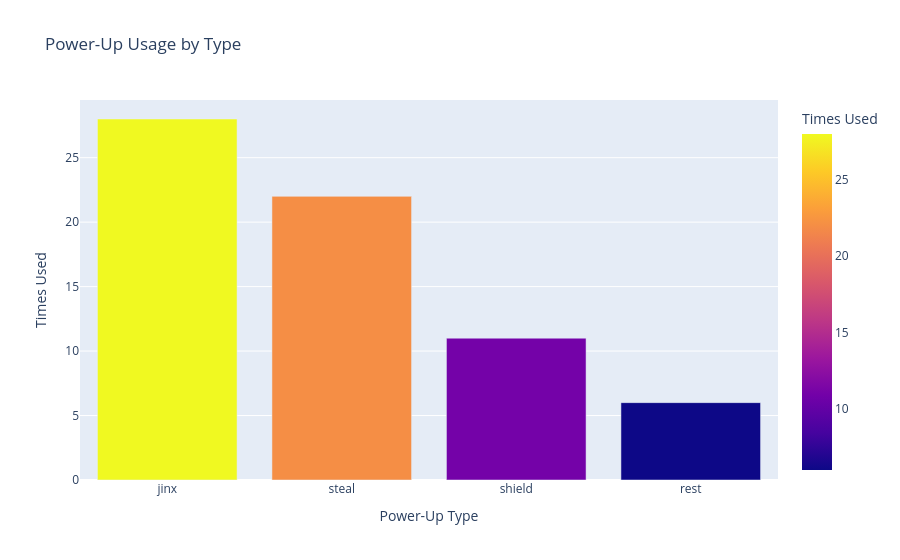
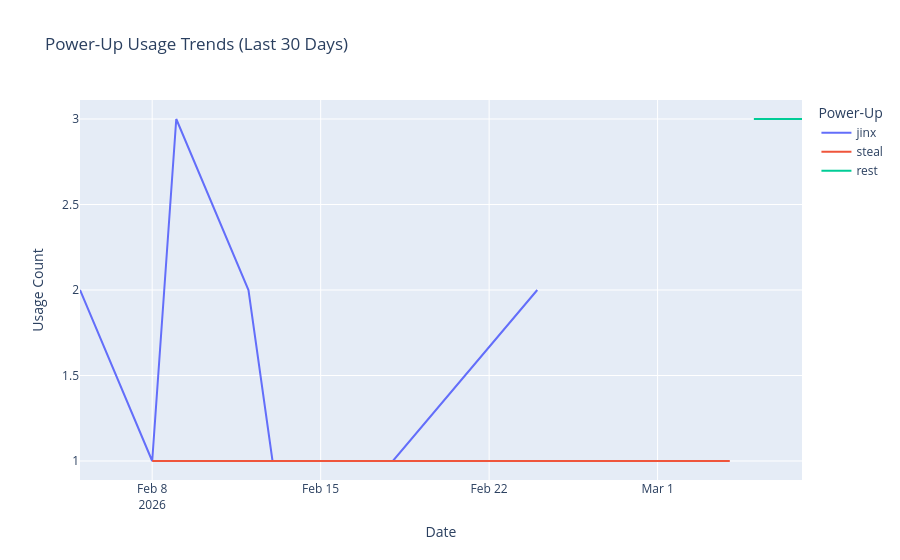
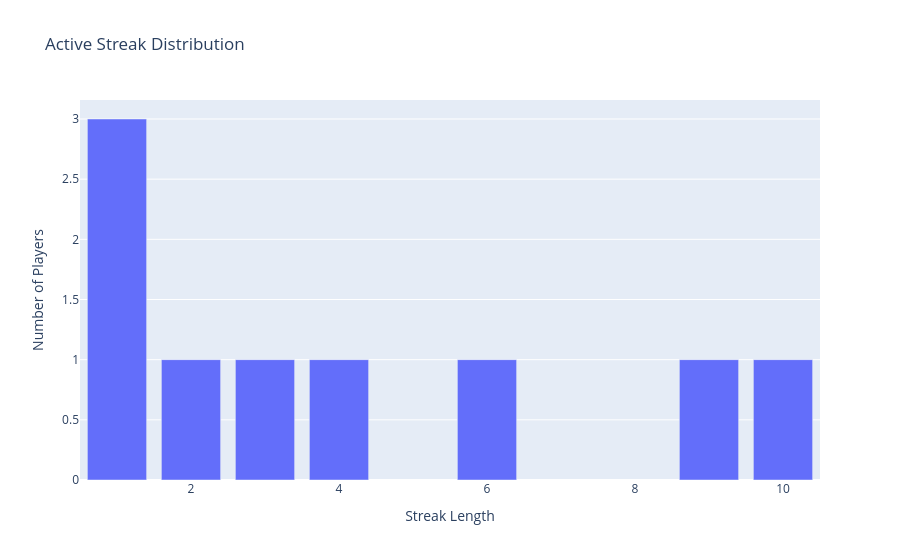

Here is the notebook cell these charts were saved with, in order:
### Markdown cell above
## 4. Power-Up Usage & Effectiveness

Analysis of power-up mechanics, including usage patterns and streak performance.

### Code cell
if "conn" in locals() and conn:
    # Power-up usage by type
    query = """
    SELECT
        powerup_type,
        COUNT(*) as usage_count,
        COUNT(DISTINCT user_id) as unique_users
    FROM powerup_usage
    GROUP BY powerup_type
    ORDER BY usage_count DESC;
    """
    df_powerups = pd.read_sql_query(query, conn)

    if not df_powerups.empty:
        print("⚡ Power-Up Usage Statistics:")
        print(df_powerups.to_string(index=False))

        # Visualize power-up usage
        fig = px.bar(
            df_powerups,
            x="powerup_type",
            y="usage_count",
            title="Power-Up Usage by Type",
            labels={"powerup_type": "Power-Up Type", "usage_count": "Times Used"},
            color="usage_count",
            color_continuous_scale="Plasma",
        )
        fig.show()

        # Power-up usage over time
        query = """
        SELECT
            DATE(used_at) as date,
            powerup_type,
            COUNT(*) as count
        FROM powerup_usage
        WHERE used_at >= DATE('now', '-30 days')
        GROUP BY DATE(used_at), powerup_type
        ORDER BY date;
        """
        df_powerup_trends = pd.read_sql_query(query, conn)
        if not df_powerup_trends.empty:
            df_powerup_trends["date"] = pd.to_datetime(df_powerup_trends["date"])
            fig = px.line(
                df_powerup_trends,
                x="date",
                y="count",
                color="powerup_type",
                title="Power-Up Usage Trends (Last 30 Days)",
                labels={
                    "count": "Usage Count",
                    "date": "Date",
                    "powerup_type": "Power-Up",
                },
            )
            fig.show()

        # Top power-up users
        query = """
        SELECT
            p.name,
            pu.powerup_type,
            COUNT(*) as times_used
        FROM powerup_usage pu
        JOIN players p ON pu.user_id = p.id
        GROUP BY pu.user_id, p.name, pu.powerup_type
        ORDER BY times_used DESC
        LIMIT 10;
        """
        df_top_users = pd.read_sql_query(query, conn)
        print("\n🎯 Top Power-Up Users:")
        print(df_top_users.to_string(index=False))
    else:
        print("No power-up usage data found.")

    # Streak Analysis
    print("\n\n🔥 Answer Streak Analysis:")
    query = """
    SELECT
        p.name,
        p.answer_streak as current_streak,
        p.score
    FROM players p
    WHERE p.answer_streak > 0
    ORDER BY p.answer_streak DESC
    LIMIT 10;
    """
    df_streaks = pd.read_sql_query(query, conn)
    if not df_streaks.empty:
        print("Top Current Streaks:")
        print(df_streaks.to_string(index=False))

        # Streak distribution
        query = """
        SELECT
            answer_streak,
            COUNT(*) as player_count
        FROM players
        WHERE answer_streak > 0
        GROUP BY answer_streak
        ORDER BY answer_streak;
        """
        df_streak_dist = pd.read_sql_query(query, conn)
        fig = px.bar(
            df_streak_dist,
            x="answer_streak",
            y="player_count",
            title="Active Streak Distribution",
            labels={
                "answer_streak": "Streak Length",
                "player_count": "Number of Players",
            },
        )
        fig.show()
    else:
        print("No active streaks found.")

    # Shield usage
    query = """
    SELECT
        COUNT(*) as total_shields_active
    FROM players
    WHERE active_shield = 1;
    """
    df_shields = pd.read_sql_query(query, conn)
    print(
        f"\n🛡️ Currently active shields: {df_shields.iloc[0]['total_shields_active']}"
    )

### Figure 1 — Plotly figure (JSON) as saved in the notebook; plotly's stock layout.template omitted (floating-point values rounded to 4 significant figures)
{"data": [{"hovertemplate": "Power-Up Type=%{x}<br>Times Used=%{marker.color}<extra></extra>", "legendgroup": "", "marker": {"color": [28, 22, 11, 6], "coloraxis": "coloraxis", "pattern": {"shape": ""}}, "name": "", "orientation": "v", "showlegend": false, "textposition": "auto", "type": "bar", "x": ["jinx", "steal", "shield", "rest"], "xaxis": "x", "y": [28, 22, 11, 6], "yaxis": "y"}], "layout": {"barmode": "relative", "coloraxis": {"colorbar": {"title": {"text": "Times Used"}}, "colorscale": [[0, "#0d0887"], [0.1111, "#46039f"], [0.2222, "#7201a8"], [0.3333, "#9c179e"], [0.4444, "#bd3786"], [0.5556, "#d8576b"], [0.6667, "#ed7953"], [0.7778, "#fb9f3a"], [0.8889, "#fdca26"], [1, "#f0f921"]]}, "legend": {"tracegroupgap": 0}, "title": {"text": "Power-Up Usage by Type"}, "xaxis": {"anchor": "y", "domain": [0, 1], "title": {"text": "Power-Up Type"}}, "yaxis": {"anchor": "x", "domain": [0, 1], "title": {"text": "Times Used"}}}}

### Figure 2 — Plotly figure (JSON) as saved in the notebook; plotly's stock layout.template omitted (floating-point values rounded to 4 significant figures)
{"data": [{"hovertemplate": "Power-Up=jinx<br>Date=%{x}<br>Usage Count=%{y}<extra></extra>", "legendgroup": "jinx", "line": {"color": "#636efa", "dash": "solid"}, "marker": {"symbol": "circle"}, "mode": "lines", "name": "jinx", "orientation": "v", "showlegend": true, "type": "scatter", "x": ["2026-02-05T00:00:00", "2026-02-08T00:00:00", "2026-02-09T00:00:00", "2026-02-12T00:00:00", "2026-02-13T00:00:00", "2026-02-17T00:00:00", "2026-02-18T00:00:00", "2026-02-24T00:00:00"], "xaxis": "x", "y": [2, 1, 3, 2, 1, 1, 1, 2], "yaxis": "y"}, {"hovertemplate": "Power-Up=steal<br>Date=%{x}<br>Usage Count=%{y}<extra></extra>", "legendgroup": "steal", "line": {"color": "#EF553B", "dash": "solid"}, "marker": {"symbol": "circle"}, "mode": "lines", "name": "steal", "orientation": "v", "showlegend": true, "type": "scatter", "x": ["2026-02-08T00:00:00", "2026-02-12T00:00:00", "2026-02-19T00:00:00", "2026-03-04T00:00:00"], "xaxis": "x", "y": [1, 1, 1, 1], "yaxis": "y"}, {"hovertemplate": "Power-Up=rest<br>Date=%{x}<br>Usage Count=%{y}<extra></extra>", "legendgroup": "rest", "line": {"color": "#00cc96", "dash": "solid"}, "marker": {"symbol": "circle"}, "mode": "lines", "name": "rest", "orientation": "v", "showlegend": true, "type": "scatter", "x": ["2026-03-05T00:00:00", "2026-03-07T00:00:00"], "xaxis": "x", "y": [3, 3], "yaxis": "y"}], "layout": {"legend": {"title": {"text": "Power-Up"}, "tracegroupgap": 0}, "title": {"text": "Power-Up Usage Trends (Last 30 Days)"}, "xaxis": {"anchor": "y", "domain": [0, 1], "title": {"text": "Date"}}, "yaxis": {"anchor": "x", "domain": [0, 1], "title": {"text": "Usage Count"}}}}

### Figure 3 — Plotly figure (JSON) as saved in the notebook; plotly's stock layout.template omitted (floating-point values rounded to 4 significant figures)
{"data": [{"hovertemplate": "Streak Length=%{x}<br>Number of Players=%{y}<extra></extra>", "legendgroup": "", "marker": {"color": "#636efa", "pattern": {"shape": ""}}, "name": "", "orientation": "v", "showlegend": false, "textposition": "auto", "type": "bar", "x": [1, 2, 3, 4, 6, 9, 10], "xaxis": "x", "y": [3, 1, 1, 1, 1, 1, 1], "yaxis": "y"}], "layout": {"barmode": "relative", "legend": {"tracegroupgap": 0}, "title": {"text": "Active Streak Distribution"}, "xaxis": {"anchor": "y", "domain": [0, 1], "title": {"text": "Streak Length"}}, "yaxis": {"anchor": "x", "domain": [0, 1], "title": {"text": "Number of Players"}}}}
